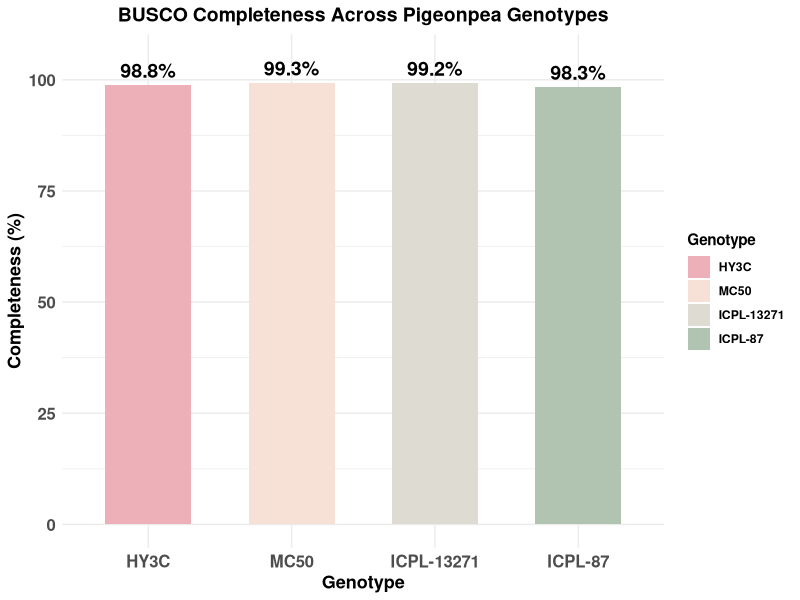
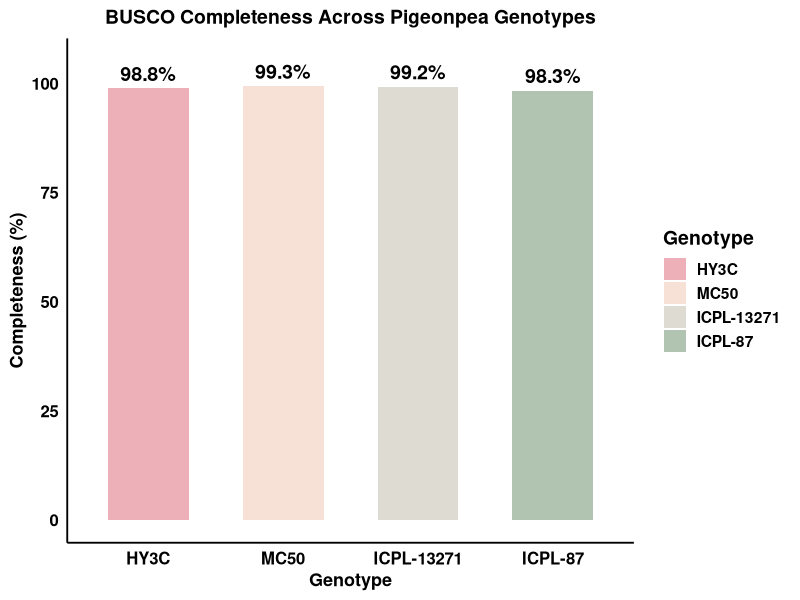

Write R code to recreate these figures, in order.
library(ggplot2)

data <- data.frame(
  Genotype = factor(c("HY3C", "MC50", "ICPL-13271", "ICPL-87"),
  levels = c("HY3C", "MC50", "ICPL-13271", "ICPL-87")),
  Complete = c(98.8, 99.3, 99.2, 98.3)
)

ggplot(data, aes(x = Genotype, y = Complete, fill = Genotype)) +
  geom_bar(stat = "identity", width = 0.6) +
  
  # Percentage labels
  geom_text(aes(label = paste0(Complete, "%")),
            vjust = -0.5,
            size = 5,
            fontface = "bold") +
  
  scale_fill_manual(values = c(
    "#EDAFB8",
    "#F7E1D7",
    "#DEDBD2",
    "#B0C4B1"
  )) +
  
  theme_minimal() +
  
  labs(
    title = "BUSCO Completeness Across Pigeonpea Genotypes",
    y = "Completeness (%)",
    x = "Genotype"
  ) +
  
  theme(
    plot.title = element_text(hjust = 0.5, face = "bold", size = 14),
    axis.text.x = element_text(face = "bold", size = 12),  # Genotype names bold
    axis.text.y = element_text(face = "bold", size = 12),
    axis.title = element_text(face = "bold", size = 13),
    legend.text = element_text(face = "bold"),             # Legend bold
    legend.title = element_text(face = "bold"),
    legend.position = "right"
  ) +
  
  ylim(0, 105)



library(ggplot2)

data <- data.frame(
  Genotype = factor(c("HY3C", "MC50", "ICPL-13271", "ICPL-87"),
                    levels = c("HY3C", "MC50", "ICPL-13271", "ICPL-87")),              
  Complete = c(98.8, 99.3, 99.2, 98.3)
)

ggplot(data, aes(x = Genotype, y = Complete, fill = Genotype)) +
  
  geom_bar(stat = "identity", width = 0.6) +
  
  geom_text(aes(label = paste0(Complete, "%")),
            vjust = -0.5,
            size = 5,
            fontface = "bold") +
  
  scale_fill_manual(values = c(
    "#EDAFB8",
    "#F7E1D7",
    "#DEDBD2",
    "#B0C4B1"
  )) +
  
  labs(
    title = "BUSCO Completeness Across Pigeonpea Genotypes",
    y = "Completeness (%)",
    x = "Genotype"
  ) +
  
  ylim(0, 105) +
  
  theme_minimal(base_size = 14) +
  
  theme(
    panel.background = element_rect(fill = "white", color = NA),
    plot.background = element_rect(fill = "white", color = NA),
    panel.grid.major = element_blank(),
    panel.grid.minor = element_blank(),
    axis.line = element_line(color = "black"),
    axis.text.x = element_text(face = "bold", size = 12, color = "black"),
    axis.text.y = element_text(face = "bold", size = 12, color = "black"),
    axis.title = element_text(face = "bold", size = 13),
    plot.title = element_text(hjust = 0.5, face = "bold", size = 14),
    legend.text = element_text(face = "bold"),
    legend.title = element_text(face = "bold"),
    legend.position = "right"
  )
